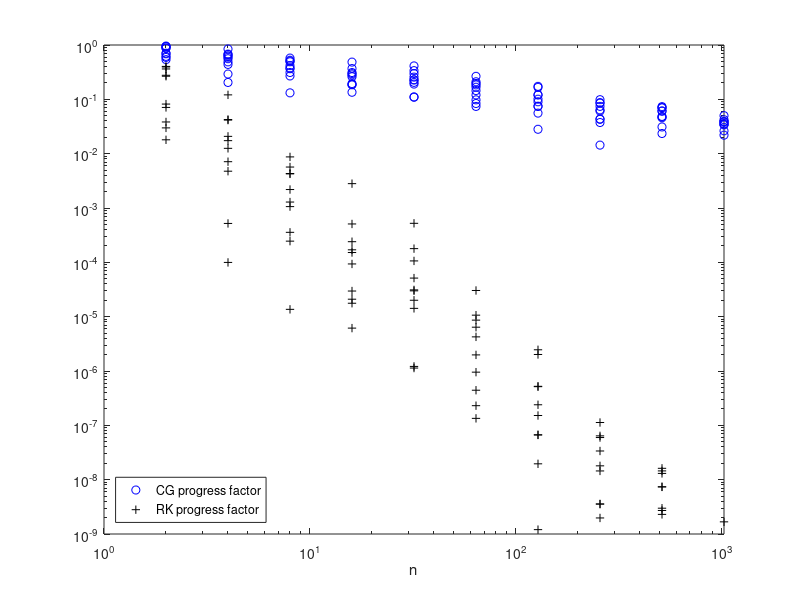

MATLAB code for this plot:
% CONDEXPER  Generate random, square, symmetric matrices and compare
% the "progress rate factors":
%   kappa(A)^{-2}          for randomized Kaczmarz
%   2 / (sqrt(k(A)) + 1)   for conjugate gradient
% See Strohmer & Vershynin (RK) versus Greenbaum (CG) for the factors.

N = 10;       % max dimension is 2^N
S = 10;       % samples for each dimension
for q = 1:N
    n = 2^q;  % dimension
    for t = 1:S
        A = triu(randn(n,n));
        A = A + triu(A,+1)';   % symmetric with N(0,1) entries
        sig = svd(A);
        k = max(sig) / min(sig);             % = cond(A) =  |A|_2 |A^-1|_2
        kap = sqrt(sum(sig.^2)) / min(sig);  % = |A|_F |A^-1|_2
        nn(S*(q-1) + t) = n;
        cg(S*(q-1) + t) = 2.0 / (1.0 + sqrt(k));
        rk(S*(q-1) + t) = 1.0 / kap^2;
    end
end
clf
loglog(nn,cg,'bo','DisplayName','CG progress factor')
hold on
loglog(nn,rk,'k+','DisplayName','RK progress factor')
hold off
legend('Location','SouthWest')
xlabel n
axis([1 2^N 1e-9 1.0])